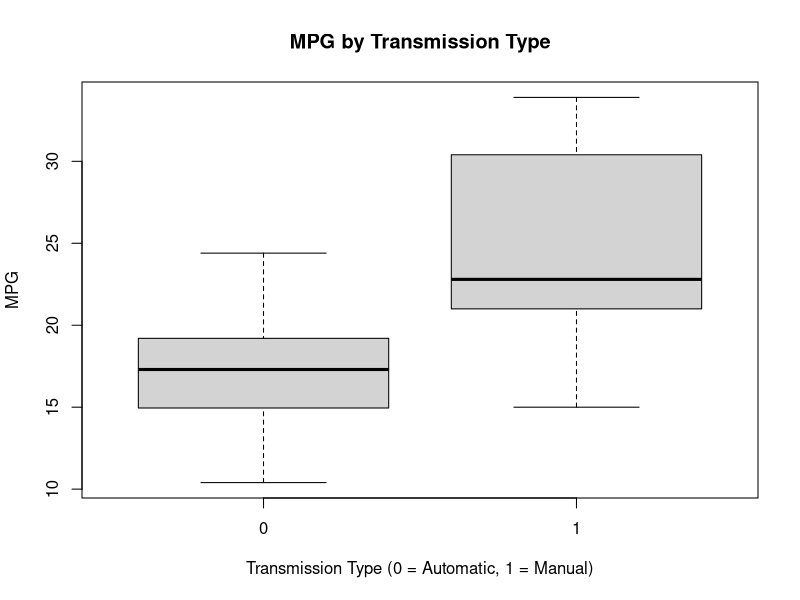
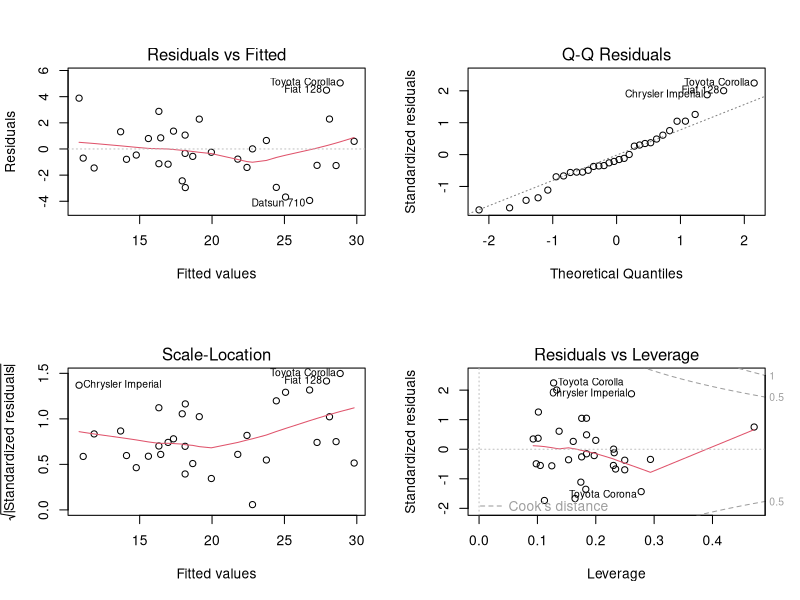

These figures' R source, in order:
## ---- chunk 1
library(ggplot2)
data(mtcars)
head(mtcars, n=3)
dim(mtcars)
mtcars$cyl <- as.factor(mtcars$cyl)
mtcars$vs <- as.factor(mtcars$vs)
mtcars$am <- factor(mtcars$am)
mtcars$gear <- factor(mtcars$gear)
mtcars$carb <- factor(mtcars$carb)
attach(mtcars)
## ---- chunk 2
testResults <- t.test(mpg ~ am)
testResults$p.value
## ---- chunk 3
testResults$estimate
## ---- chunk 4
fullModelFit <- lm(mpg ~ ., data = mtcars)
summary(fullModelFit)  # results hidden
summary(fullModelFit)$coeff  # results hidden
## ---- chunk 5
stepFit <- step(fullModelFit)
summary(stepFit) # results hidden
summary(stepFit)$coeff # results hidden
## ---- chunk 6
sum((abs(dfbetas(stepFit)))>1)
## ---- chunk 7
  boxplot(mpg ~ am, 
          xlab="Transmission Type (0 = Automatic, 1 = Manual)", 
          ylab="MPG",
          main="MPG by Transmission Type")
## ---- chunk 8
par(mfrow = c(2, 2))
plot(stepFit)
